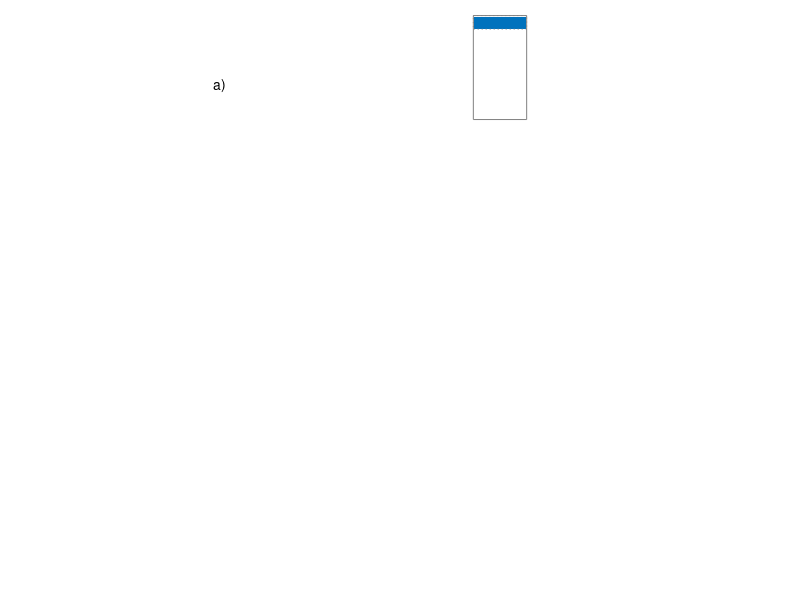

Write the MATLAB code that produced this figure. (Note: this script raises an error after producing the figure.)
% ridgepack_JAMES_figure3 - Generates Figure 3 in JAMES Variation Ridging paper
% 
% This script generates Figure 3 from:
%
% Roberts, A.F., E.C. Hunke, S.M. Kamal, W.H. Lipscomb, C. Horvat, W. Maslowski (2018),
% Variational Method for Sea Ice Ridging in Earth System Models, Part I: Theory, 
% submitted to J. Adv. Model Earth Sy.
%
% Andrew Roberts, Naval Postgraduate School, April 2018 (afrobert@nps.edu)

clear

% Create figure
figure(1);
clf

% level ice and snow thickness
hfi=2.0; % level ice thickness
hfs=0.3; % snow thickness

% deformed ice and snow thickness
hdi=3.0; % ridged ice thickness
hds=0.3; % ridged snow thickness

epsilon=(hfi-hdi)/hdi

% parameter settings of scheme
rhoi=917.0; % density of ice (kg/m^3)
rhos=330.0; % density of snow (kg/m^3)
rhow=1026.0; % density of seawater (kg/m^3)
deltar=rhow-rhoi;
g=9.8; % gravity
alphar=22; % angle of ridge
alphak=22; % angle of keel
%porosity=0.8; % porosity of ridge and keel complex
porosity=1.0; % porosity of ridge and keel complex

% geometric settings of figure
boxleftx=0.025;
boxrightx=0.775;
boxcenterx=(boxleftx+boxrightx)/2;
figLk=boxrightx-boxleftx;
levelextent=0.20;
sealeft=0
searight=1
aspectratio=2;
textbox=0.05;
textoffset=0.012;
arrowhead=0.005;
envelope=0.025;
scaleaxes=0.15;
cols=lines(10);
greycol=0.5*[1 1 1]
bluecol=cols(1,:)


% calculate freeboard and draft of level ice
hld=(rhoi*hfi+rhos*hfs)/rhow; % level draft
hlf=(hfi+hfs)-hld; % level freeboard

% calculate freeboard and draft of deformed ice 
hdd=(rhoi*hdi+rhos*hds)/rhow; % ridged draft
hdf=(hdi+hds)-hdd; % ridged freeboard

% check for bounds of level ice
if hld<0
 hld=0;
 hlf=0;
elseif hld>hdd/porosity | hlf>hdf/porosity
 error('There are no keels or ridges with this setting')
end

% calculate depth of keel relative to sea level
Hk=(2*hdd/porosity)-hld;

% calculate horizontal extent of keel structure 
Lk=2*(Hk-hld)/tan(alphak*pi/180)

% calculate height of ridge
Hr=hlf+sqrt((tan(alphar*pi/180))*(((hdf*Lk)/porosity)-hlf*Lk));

% calculate horizontal extent of ridge structure 
Lr=2*(Hr-hlf)/tan(alphar*pi/180)

% use this to determine the scale factor for the diagram
scalefactorx=figLk/Lk
scalefactory=min(aspectratio*scalefactorx,1/(Hk+Hr))

% calculate level ice box and surface snow, centered slightly to left
ylbottom=max((1-(hfi+hfs)*scalefactory)/2,(Hk-hld)*scalefactory)
yltop=ylbottom+hfi*scalefactory
ylsnow=yltop+hfs*scalefactory
sealevely=ylbottom+hld*scalefactory;

% calculate deformed ice coordinates
ydbottom=sealevely-hdd*scalefactory/porosity;
ydtop=sealevely+(hdf-hds)*scalefactory/porosity;
ydsnow=ydtop+hds*scalefactory/porosity;

% calculate keel bottom
ykbottom=ylbottom-(Hk-hld)*scalefactory;

% calculate ridge top
yrtop=ylsnow+(Hr-hlf)*scalefactory;

extenty(1)=ydsnow-ydbottom;
extenty(2)=extenty(1)+0.05;
extenty(3)=yrtop-ykbottom;
totalextent=extenty(1)+extenty(2)+extenty(3);
posy(1)=1-extenty(1)/totalextent;
posy(2)=posy(1)-extenty(2)/totalextent;
posy(3)=posy(2)-extenty(3)/totalextent;


notation='abc';

for setting=1:3

 % start axis
 if setting==1 | setting==2
  axes('Position',[1/3 posy(setting) 1/3 extenty(setting)/totalextent],...
      'DataAspectRatio',[1 1 1],'PlotBoxAspectRatio',[1 1 1],...
      'Xlim',[0 1],'Ylim',[ydbottom ydsnow],...
      'Box','off','Visible','off','Clipping','off')
 elseif setting==3
  axes('Position',[1/3 posy(setting) 1/3 extenty(setting)/totalextent],...
      'DataAspectRatio',[1 1 1],'PlotBoxAspectRatio',[1 1 1],...
      'Xlim',[0 1],'Ylim',[ykbottom yrtop],...
      'Box','off','Visible','off','Clipping','off')
 end

 % add "a)", "b)", and "c)"
 ymin=get(gca,'Ylim');
 text(-0.20,sum(ymin)/2,[notation(setting),')'],...
       'Interpreter','tex',...
       'FontName','Helvetica')

 %set(gca,'FontSize',7)
 labelsize=get(gca,'FontSize')-3;


 if setting==3
  rectangle('Position',[boxleftx,ylbottom,figLk,ylsnow-ylbottom],...
           'EdgeColor',0.5*[1 1 1],...
           'LineStyle','-');
 end

 % plot level ice to the right of ridged ice
 rectangle('Position',[boxrightx,ylbottom,levelextent,ylsnow-ylbottom],...
           'EdgeColor',0.5*[1 1 1],...
           'LineStyle','-');
 if setting==1
  handle=rectangle('Position',[boxrightx,yltop,levelextent,ylsnow-yltop],...
           'EdgeColor',0.5*[1 1 1],...
           'FaceColor',bluecol,...
           'LineStyle',':');
  uistack(handle,'bottom')
 %elseif setting==2 
 % handle=rectangle('Position',[boxrightx,sealevely,levelextent,ylsnow-sealevely],...
 %           'EdgeColor','none',...
 %           'FaceColor',0.85*[1 1 1],...
 %           'LineStyle','none');
 % uistack(handle,'bottom')
 end


 if setting==3

 % plot keel left
  x=[boxleftx boxcenterx]
  y=[ylbottom ykbottom]
  line(x,y,'Color',0.5*[1 1 1],'LineStyle','-');

 % overlay top of box with white except to indicate angle
  line([boxleftx+0.07 boxrightx],[ylbottom ylbottom],...
           'Color',0.99999*[1 1 1],...
           'LineStyle','-');

 % plot keel right
  x=[boxrightx boxcenterx];
  y=[ylbottom ykbottom];
  line(x,y,'Color',0.5*[1 1 1],'LineStyle','-');

 % plot ridge left
  x1=[boxcenterx-scalefactorx*Lr/2 boxcenterx];
  y1=[ylsnow yrtop];
  line(x1,y1,'Color',0.5*[1 1 1],'LineStyle','-');

  x2=[boxcenterx+scalefactorx*Lr/2 boxcenterx];
  y2=[ylsnow yrtop];

 % overlay bottom of box with white except to indicate angle
  line([x1(1)+0.07 x2(1)],[ylsnow ylsnow],'Color',0.85*[1 1 1],'LineStyle','-');

 % plot ridge right
  line(x2,y2,'Color',0.5*[1 1 1],'LineStyle','-');

 % fill in ridge and freeboard
  x=[boxleftx, boxleftx, boxcenterx-scalefactorx*Lr/2, boxcenterx,...
     boxcenterx+scalefactorx*Lr/2, boxrightx, boxrightx, boxleftx];
  y=[sealevely, ylsnow, ylsnow, yrtop, ylsnow, ylsnow, sealevely, sealevely];
  patch(x,y,0.85*[1 1 1])

 end

 % plot sea level line across figure
 x=[sealeft searight]; 
 y=[sealevely sealevely];
 line(x,y,'Color',bluecol,'LineStyle','-.');
 text(boxcenterx,sealevely-textoffset/2,...
           {'sea level'},...
           'Interpreter','Latex',...
           'VerticalAlignment','top',...
           'HorizontalAlignment','center',...
           'Fontsize',labelsize+2,...
           'Color',bluecol,...
           'EdgeColor','none')


 % plot deformed ice box and surface snow, centered 
 if setting==1 
  handle=rectangle('Position',[boxleftx,ydbottom,figLk,ydsnow-ydbottom],...
           'EdgeColor',0.5*[1 1 1],...
	   'LineWidth',0.4,...
           'LineStyle','-');
  handle=rectangle('Position',[boxleftx,ydtop,figLk,ydsnow-ydtop],...
           'EdgeColor',0.5*[1 1 1],...
           'FaceColor',bluecol,...
           'LineStyle',':');
  uistack(handle,'bottom')
 elseif setting==2 
  handle=rectangle('Position',[boxleftx,ydbottom,figLk,ydsnow-ydbottom],...
           'EdgeColor',0.5*[1 1 1],...
	   'LineWidth',0.4,...
           'LineStyle','-');
  handle=rectangle('Position',[boxleftx,sealevely,figLk,ydsnow-sealevely],...
           'EdgeColor','none',...
           'FaceColor',0.85*[1 1 1],...
           'LineStyle','none');
  uistack(handle,'bottom')
 elseif setting==3
  % handle=rectangle('Position',[boxleftx,ydbottom,figLk,ydsnow-ydbottom],...
  %           'EdgeColor',0.90*[1 1 1],...
  %	   'LineWidth',0.4,...
  %           'LineStyle','-');
  % uistack(handle,'bottom')
 end

 if setting==1

 % annotations of deformed ice metrics on left hand side
  x=[sealeft sealeft];
  y=[sealevely ydsnow];
  line(x,y,'Color',0.0*[1 1 1],'LineStyle','-');
  line([x(1)-arrowhead x(1)+arrowhead],[ydsnow ydsnow],...
           'Color',0.0*[1 1 1],'LineStyle','-');
  line([x(1)-arrowhead x(1)+arrowhead],[ydtop ydtop],...
           'Color',0.0*[1 1 1],'LineStyle','-');
  text(x(1)-textoffset,(ydtop+ydsnow)/2,...
           '$h_{R_s}$',...
           'Interpreter','Latex',...
           'VerticalAlignment','middle',...
           'HorizontalAlignment','right',...
           'EdgeColor','none')

  y=[ydbottom sealevely];
  line(x,y,'Color',0.0*[1 1 1],'LineStyle','-');
  line([x(1)-arrowhead x(1)+arrowhead],[ydbottom ydbottom],...
           'Color',0.0*[1 1 1],'LineStyle','-');
  line([x(1)-arrowhead x(1)+arrowhead],[ydtop ydtop],...
           'Color',0.0*[1 1 1],'LineStyle','-');
  text(x(1)-textoffset,sum(y)/2,...
           '$h_{R}$',...
           'Interpreter','Latex',...
           'VerticalAlignment','middle',...
           'HorizontalAlignment','right',...
           'EdgeColor','none')

 % annotations of level ice metrics on right hand side
  x=[searight searight];
  y=[sealevely ylsnow];
  line(x,y,'Color',0.0*[1 1 1],'LineStyle','-');
  line([x(1)-arrowhead x(1)+arrowhead],[ylsnow ylsnow],...
           'Color',0.0*[1 1 1],'LineStyle','-');
  line([x(1)-arrowhead x(1)+arrowhead],[yltop yltop],...
           'Color',0.0*[1 1 1],'LineStyle','-');
  text(x(1)+textoffset,sum(y)/2,...
           '$h_{F_s}$',...
           'Interpreter','Latex',...
           'VerticalAlignment','middle',...
           'EdgeColor','none')

  y=[ylbottom sealevely];
  line(x,y,'Color',0.0*[1 1 1],'LineStyle','-');
  line([x(1)-arrowhead x(1)+arrowhead],[ylbottom ylbottom],...
           'Color',0.0*[1 1 1],'LineStyle','-');
  line([x(1)-arrowhead x(1)+arrowhead],[yltop yltop],...
           'Color',0.0*[1 1 1],'LineStyle','-');
  text(x(1)+textoffset,sum(y)/2,...
           '$h_{F}$',...
           'Interpreter','Latex',...
           'VerticalAlignment','middle',...
           'EdgeColor','none')

 elseif setting==2

 % annotations of deformed ice metrics on left hand side
  x=[sealeft sealeft];
  y=[sealevely ydsnow];
  line(x,y,'Color',0.0*[1 1 1],'LineStyle','-');
  line([x(1)-arrowhead x(1)+arrowhead],[ydsnow ydsnow],...
           'Color',0.0*[1 1 1],'LineStyle','-');
  line([x(1)-arrowhead x(1)+arrowhead],[sealevely sealevely],...
           'Color',0.0*[1 1 1],'LineStyle','-');
  text(x(1)-textoffset,sum(y)/2,...
           '$h_{R_f}$',...
           'Interpreter','Latex',...
           'VerticalAlignment','middle',...
           'HorizontalAlignment','right',...
           'EdgeColor','none')

  y=[ydbottom sealevely];
  line(x,y,'Color',0.0*[1 1 1],'LineStyle','-');
  line([x(1)-arrowhead x(1)+arrowhead],[ydbottom ydbottom],...
           'Color',0.0*[1 1 1],'LineStyle','-');
  line([x(1)-arrowhead x(1)+arrowhead],[sealevely sealevely],...
           'Color',0.0*[1 1 1],'LineStyle','-');
  text(x(1)-textoffset,sum(y)/2,...
           '$h_{R_d}$',...
           'Interpreter','Latex',...
           'VerticalAlignment','middle',...
           'HorizontalAlignment','right',...
           'EdgeColor','none')

 end

 if setting==2 | setting==3

 % annotations of level ice metrics on right hand side
  x=[searight searight];
  y=[sealevely ylsnow];
  line(x,y,'Color',0.0*[1 1 1],'LineStyle','-');
  line([x(1)-arrowhead x(1)+arrowhead],[ylsnow ylsnow],...
           'Color',0.0*[1 1 1],'LineStyle','-');
  line([x(1)-arrowhead x(1)+arrowhead],[sealevely sealevely],...
           'Color',0.0*[1 1 1],'LineStyle','-');
  text(x(1)+arrowhead+textoffset,sum(y)/2,...
           '$h_{F_f}$',...
           'Interpreter','Latex',...
           'VerticalAlignment','middle',...
           'EdgeColor','none')

  y=[ylbottom sealevely];
  line(x,y,'Color',0.0*[1 1 1],'LineStyle','-');
  line([x(1)-arrowhead x(1)+arrowhead],[ylbottom ylbottom],...
           'Color',0.0*[1 1 1],'LineStyle','-');
  line([x(1)-arrowhead x(1)+arrowhead],[sealevely sealevely],...
           'Color',0.0*[1 1 1],'LineStyle','-');
  text(x(1)+arrowhead+textoffset,sum(y)/2,...
           '$h_{F_d}$',...
           'Interpreter','Latex',...
           'VerticalAlignment','middle',...
           'EdgeColor','none')

 end

 if setting==3

 % annotate level ice and snow
  text(boxrightx+levelextent/2,(ylbottom+sealevely)/2,...
           {'\makebox[1in][c]{Floe}','\makebox[1in][c]{draft}'},...
           'Interpreter','Latex',...
           'VerticalAlignment','middle',...
           'HorizontalAlignment','center',...
           'Fontsize',labelsize+2,...
           'EdgeColor','none')

  text(boxrightx+levelextent/2,ylsnow,...
           {'\makebox[1in][c]{Floe}'},...
           'Interpreter','Latex',...
           'VerticalAlignment','top',...
           'HorizontalAlignment','center',...
           'Fontsize',labelsize,...
           'EdgeColor','none')

  text(boxrightx+levelextent/2,sealevely-0.5*textoffset,...
           {'\makebox[1in][c]{freeboard}'},...
           'Interpreter','Latex',...
           'VerticalAlignment','bottom',...
           'HorizontalAlignment','center',...
           'Fontsize',labelsize,...
           'EdgeColor','none')

 % annotations of ridge height and keel depth
  x=[sealeft sealeft];
  y=[sealevely-Hk*scalefactory sealevely];
  line(x,y,'Color',0.0*[1 1 1],'LineStyle','-');
  line([x(1)-arrowhead x(1)+arrowhead],[y(1) y(1)],...
            'Color',0.0*[1 1 1],'LineStyle','-');
  line([x(1)-arrowhead x(1)+arrowhead],[sealevely sealevely],...
           'Color',0.0*[1 1 1],'LineStyle','-');
  text(x(1)-textoffset,sum(y)/2,...
           '$H_K$',...
           'Interpreter','Latex',...
           'HorizontalAlignment','right',...
           'VerticalAlignment','middle',...
           'EdgeColor','none')

  y=[sealevely sealevely+Hr*scalefactory];
  line(x,y,'Color',0.0*[1 1 1],'LineStyle','-');
  line([x(1)-arrowhead x(1)+arrowhead],[y(2) y(2)],...
           'Color',0.0*[1 1 1],'LineStyle','-');
  line([x(1)-arrowhead x(1)+arrowhead],[sealevely sealevely],...
           'Color',0.0*[1 1 1],'LineStyle','-');
  text(x(1)-textoffset,sum(y)/2,textbox,...
           '$H_S$',...
           'Interpreter','Latex',...
           'HorizontalAlignment','right',...
           'VerticalAlignment','middle',...
           'EdgeColor','none')

 % annotation of ridge width
  x=[boxcenterx-scalefactorx*Lr/2 boxcenterx+scalefactorx*Lr/2];
  y=[sealevely+Hr*scalefactory+envelope sealevely+Hr*scalefactory+envelope];
  line(x,y,'Color',0.0*[1 1 1],'LineStyle','-');
  line([x(1) x(1)],[y(1)-arrowhead y(1)+arrowhead],...
           'Color',0.0*[1 1 1],'LineStyle','-');
  line([x(2) x(2)],[y(1)-arrowhead y(1)+arrowhead],...
           'Color',0.0*[1 1 1],'LineStyle','-');
  text(sum(x)/2,y(1),...
           '$L_S$',...
           'Interpreter','Latex',...
           'VerticalAlignment','bottom',...
           'HorizontalAlignment','center',...
           'EdgeColor','none')

 % annotation of alphak
  radius=(scalefactorx*Lr/2)*0.35
  theta=-[0:1:atan2d(ylbottom-ykbottom,(boxrightx-boxleftx)/2)];
  x=boxleftx+radius*cosd(theta);
  y=ylbottom+radius*sind(theta);
  line(x,y,'Color','k')

  text(boxleftx+0.06,ylbottom-0.06*tan(alphak*pi/180),...
           '$\alpha_K$',...
           'VerticalAlignment','middle',...
	   'LineWidth',0.4,...
           'Interpreter','Latex',...
           'Fontsize',labelsize+1,...
           'EdgeColor','none')

 % annotation of alphar
  radius=(scalefactorx*Lr/2)*0.35
  theta=[0:1:atan2d(ylbottom-ykbottom,(boxrightx-boxleftx)/2)];
  x=(boxcenterx-(scalefactorx*Lr/2))+radius*cosd(theta);
  y=ylsnow+radius*sind(theta);
  line(x,y,'Color','k')

  text(x1(1)+0.05,ylsnow+0.05*tan(alphar*pi/180),...
           '$\alpha_S$',...
           'VerticalAlignment','middle',...
	   'LineWidth',0.4,...
           'Interpreter','Latex',...
           'Fontsize',labelsize+1,...
           'EdgeColor','none')

 % add ridge line
  x=[boxcenterx boxrightx]
  y=[(yrtop+ylsnow)/2 (yrtop+ylsnow)/2];
  handle=text(x(1),y(1)+1.75*textoffset,...
           'Sail',...
           'Interpreter','Latex',...
           'VerticalAlignment','top',...
           'HorizontalAlignment','center',...
           'Fontsize',labelsize+2,...
           'Color','r',...
           'BackgroundColor','none',...
           'EdgeColor','none')
  uistack(handle,'top')

 % add keel line
  x=[boxcenterx boxrightx]
  y=[(ykbottom+ylbottom)/2 (ykbottom+ylbottom)/2];
  text(x(1),y(1),...
           'Keel',...
           'Interpreter','Latex',...
           'VerticalAlignment','middle',...
           'HorizontalAlignment','center',...
           'Fontsize',labelsize+4,...
           'Color','r',...
           'BackgroundColor','none',...
           'EdgeColor','none')

 % annotate deformed ice and snow
  text((boxrightx+boxleftx)/2,(ydbottom+sealevely)/2,...
           {'\makebox[4in][c]{Ridging ice draft with}',...
            '\makebox[4in][c]{volume ${2 V_{R_d}}$}'},...
           'VerticalAlignment','middle',...
           'HorizontalAlignment','center',...
           'Interpreter','Latex',...
           'Fontsize',labelsize+2,...
           'EdgeColor','none')

  text((boxrightx+boxleftx)/2,sealevely,...
           {'Freeboard volume ${2 V_{R_f}}$'},...
           'VerticalAlignment','bottom',...
           'HorizontalAlignment','center',...
           'Interpreter','Latex',...
           'Fontsize',labelsize+2,...
           'EdgeColor','none')

 % add axes and aspect ratio annotation 
  x=[boxrightx+2*envelope-2*arrowhead ...
     boxrightx+2*envelope ... 
     boxrightx+2*envelope+2*arrowhead ...
     boxrightx+2*envelope ... 
     boxrightx+2*envelope ...
     boxrightx+2*envelope+scaleaxes ...
     boxrightx+2*envelope+scaleaxes-4*arrowhead ...
     boxrightx+2*envelope+scaleaxes ...
     boxrightx+2*envelope+scaleaxes-4*arrowhead];

  y=[ylbottom-5*envelope-4*arrowhead ...
     ylbottom-5*envelope ...
     ylbottom-5*envelope-4*arrowhead ...
     ylbottom-5*envelope ...
     ylbottom-5*envelope-scaleaxes ...
     ylbottom-5*envelope-scaleaxes ...
     ylbottom-5*envelope-scaleaxes+2*arrowhead  ...
     ylbottom-5*envelope-scaleaxes ...
     ylbottom-5*envelope-scaleaxes-2*arrowhead];

  line(x,y,'Color',greycol)
  
  text(x(2)-textoffset,(y(end-1)+y(1))/2,...
           '$\hat{z}$',...
           'Color',greycol,...
           'VerticalAlignment','middle',...
           'HorizontalAlignment','right',...
           'Interpreter','Latex',...
           'Fontsize',labelsize+3,...
           'EdgeColor','none')

  text((x(2)+x(end-3))/2,y(end-1),...
           '$\hat{x}$',...
           'Color',greycol,...
           'VerticalAlignment','top',...
           'HorizontalAlignment','center',...
           'Interpreter','Latex',...
           'Fontsize',labelsize+3,...
           'EdgeColor','none')

  text((x(2)+x(end-1))/2,(y(end-1)+y(2))/2,...
           {'$\hat{x}$:$\hat{z}$','1:2'},...
           'Color',greycol,...
           'VerticalAlignment','middle',...
           'HorizontalAlignment','center',...
           'Interpreter','Latex',...
           'Fontsize',labelsize+3,...
           'EdgeColor','none')

 elseif setting==2

 % annotate level ice and snow
  text(boxrightx+levelextent/2,(ylbottom+sealevely)/2,...
           {'\makebox[1in][c]{Floe}','\makebox[1in][c]{draft}'},...
           'Interpreter','Latex',...
           'VerticalAlignment','middle',...
           'HorizontalAlignment','center',...
           'Fontsize',labelsize+2,...
           'EdgeColor','none')

  text(boxrightx+levelextent/2,ylsnow,...
           {'\makebox[1in][c]{Floe}'},...
           'Interpreter','Latex',...
           'VerticalAlignment','top',...
           'HorizontalAlignment','center',...
           'Fontsize',labelsize,...
           'EdgeColor','none')

  text(boxrightx+levelextent/2,sealevely-0.5*textoffset,...
           {'\makebox[1in][c]{freeboard}'},...
           'Interpreter','Latex',...
           'VerticalAlignment','bottom',...
           'HorizontalAlignment','center',...
           'Fontsize',labelsize,...
           'EdgeColor','none')

 % annotate deformed ice and snow
  text((boxrightx+boxleftx)/2,(ydbottom+sealevely)/2,...
           {'\makebox[4in][c]{Ridging ice draft with}',...
            '\makebox[4in][c]{volume ${2 V_{R_d}}(1-\phi_R)$}'},...
           'VerticalAlignment','middle',...
           'HorizontalAlignment','center',...
           'Interpreter','Latex',...
           'Fontsize',labelsize+2,...
           'EdgeColor','none')

  text((boxrightx+boxleftx)/2,sealevely,...
           {'Freeboard volume ${2 V_{R_f}}(1-\phi_R)$'},...
           'VerticalAlignment','bottom',...
           'HorizontalAlignment','center',...
           'Interpreter','Latex',...
           'Fontsize',labelsize+2,...
           'EdgeColor','none')

 % annotations of keel width
  x=[boxleftx boxrightx];
  y=[ydsnow+envelope ydsnow+envelope];
  line(x,y,'Color',0.0*[1 1 1],'LineStyle','-');
  line([x(1) x(1)],[y(1)-arrowhead y(1)+arrowhead],...
           'Color',0.0*[1 1 1],'LineStyle','-');
  line([x(2) x(2)],[y(1)-arrowhead y(1)+arrowhead],...
           'Color',0.0*[1 1 1],'LineStyle','-');
  text(sum(x)/2,y(1),...
           '$L_K$',...
           'Interpreter','Latex',...
           'VerticalAlignment','bottom',...
           'HorizontalAlignment','center',...
           'EdgeColor','none')


 elseif setting==1

 % annotate level ice and snow
  text(boxrightx+levelextent/2,(ylbottom+yltop)/2,...
           {'\makebox[1in][c]{Floe}','\makebox[1in][c]{ice}'},...
           'Interpreter','Latex',...
           'VerticalAlignment','middle',...
           'HorizontalAlignment','center',...
           'Fontsize',labelsize+2,...
           'EdgeColor','none')

  text(boxrightx+levelextent/2,(yltop+ylsnow)/2,...
           'Snow',...
           'Interpreter','Latex',...
           'VerticalAlignment','middle',...
           'HorizontalAlignment','center',...
	   'Color',0.99999*[1 1 1],...
           'Fontsize',labelsize,...
           'EdgeColor','none')

 % annotate deformed ice and snow
  text((boxrightx+boxleftx)/2,(ydbottom+ydtop)/2,...
           {'Ridging ice'},...
           'Interpreter','Latex',...
           'VerticalAlignment','middle',...
           'HorizontalAlignment','center',...
           'Fontsize',labelsize+2,...
           'EdgeColor','none')

  text((boxrightx+boxleftx)/2,(ydtop+ydsnow)/2,...
           'Snow on deforming ice',...
           'Interpreter','Latex',...
           'VerticalAlignment','middle',...
           'HorizontalAlignment','center',...
	   'Color',0.99999*[1 1 1],...
           'Fontsize',labelsize,...
           'EdgeColor','none')

 end

end % for setting=1:3

dir=fileparts(which(mfilename));
cd([dir(1:strfind(dir,'scripts')-1),'output']);

ridgepack_fprint('png',['figure3'],1,2)
ridgepack_fprint('epsc',['figure3'],1,2)

